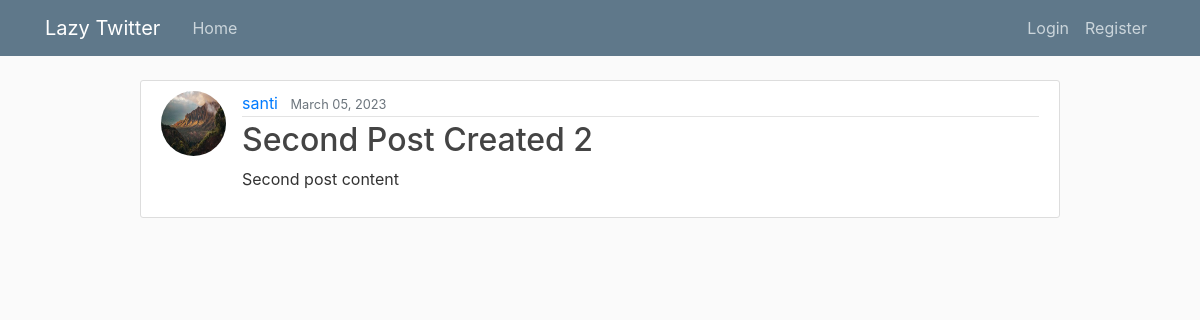
The app's page /post/7/, older data.
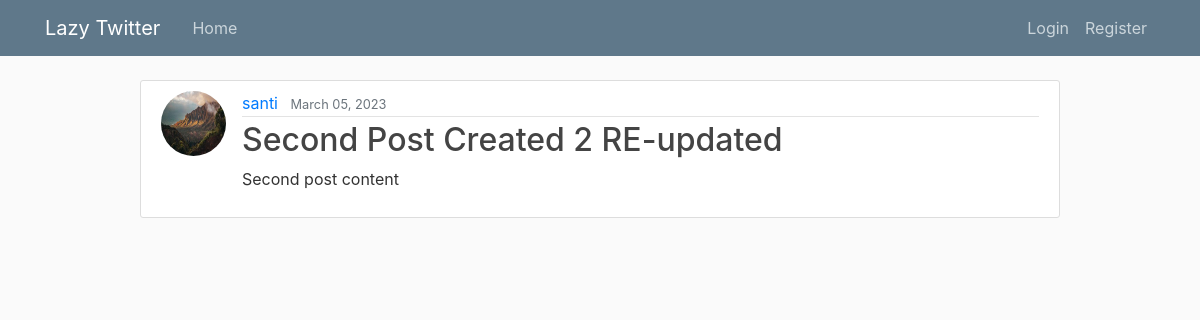
The same page, newer data.
### blog/models.py (models this page shows, shortened)
class Post(models.Model):
    title = models.CharField(max_length=100)
    content = models.TextField()
    date_posted = models.DateTimeField(default=timezone.now)
    author = models.ForeignKey(User, on_delete=models.CASCADE)

### users/models.py (models this page shows, shortened)
class Profile(models.Model):
    user = models.OneToOneField(User, on_delete=models.CASCADE)
    image = models.ImageField(default='default.jpg', upload_to='profile_pics')

### blog/views.py (the view)
# urls.py: path('post/<int:pk>/', PostDetailView.as_view(), name='post-detail'),
class PostDetailView(DetailView):
    model = Post

### blog/templates/blog/post_detail.html (shortened to what this page needs)
{% extends "blog/layout.html" %}
{% block content %}
    <article class="media content-section">
        <img class="rounded-circle article-img" src="{{object.author.profile.image.url}}" alt="">
    <div class="media-body">
        <div class="article-metadata">
        <a class="mr-2" href="{% url 'user-posts' object.author.username %}">{{ object.author }}</a>
        <small class="text-muted">{{ object.date_posted|date:'F d, Y' }}</small>
        </div>
        <h2 class="article-title">{{ object.title }}</h2>
        <p class="article-content">{{ object.content }}</p>
    </div>
    </article>
{% endblock %}

Row changes from the older to the newer data that the page shows:
changed Post "Second post content": title "Second Post Created 2" → "Second Post Created 2 RE-updated"
